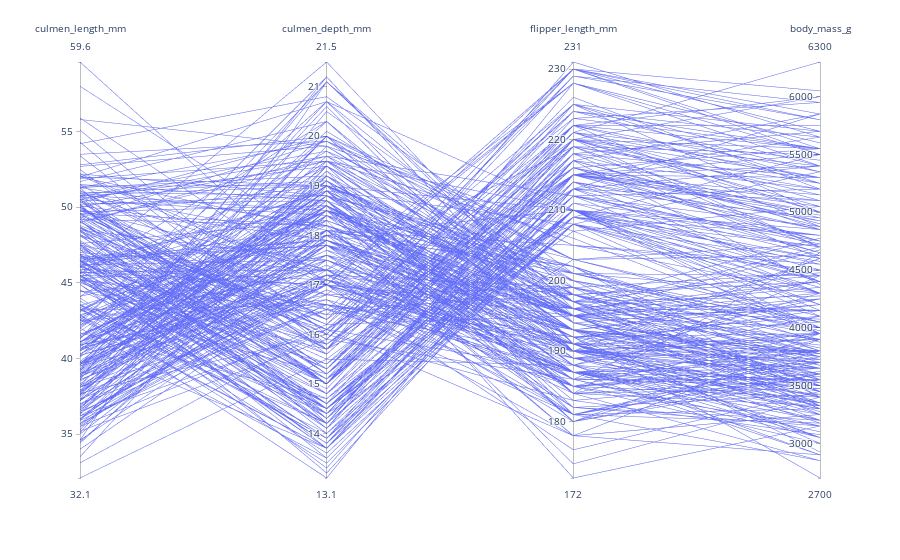

Notebook code cell kept with this figure:
### Code cell
fig = px.parallel_coordinates(
    df,
    dimensions=['culmen_length_mm', 'culmen_depth_mm', 'flipper_length_mm', 'body_mass_g']
)
fig.show()

### Figure 1 — Plotly figure (JSON) as saved in the notebook; plotly's stock layout.template omitted (floating-point values rounded to 4 significant figures; data arrays with more than 128 entries replaced by an {"elided": "..."} marker saying what was removed)
{"data": [{"dimensions": [{"label": "culmen_length_mm", "values": {"elided": "334 float values"}}, {"label": "culmen_depth_mm", "values": {"elided": "334 float values"}}, {"label": "flipper_length_mm", "values": {"elided": "334 int values"}}, {"label": "body_mass_g", "values": {"elided": "334 int values"}}], "domain": {"x": [0, 1], "y": [0, 1]}, "name": "", "type": "parcoords"}], "layout": {"legend": {"tracegroupgap": 0}, "margin": {"t": 60}}}
